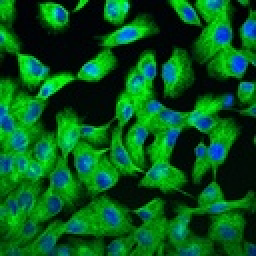
%> input picture CW2/q1-Cells/FluorescentCells.jpg, 128 x 128 px, shrunk from 640 x 640 before the run (shown 2 times larger)
$ octave testGMM_segmentation.m   (GNU Octave 9; MATLAB toolbox functions it lacks are replaced by stand-ins)
%> lines starting %> are read from the running program, lines starting %| are printed output that depends on the picture; in (x1, y1, x2, y2) boxes, pixels count from 0 and x2, y2 are one past the last pixel; in counts of white or black regions, pixels touching at a corner belong together; the program's own positions count from 1
### CW2/q1-Cells/GaussianMixtureModel.m
function [Z, Mu, LK,PKX, Sigma] = GaussianMixtureModel( X, K, tol, display, Mu, Sigma)
% Uses the EM algorithm to use the Gaussian Mixture model to fit to the
% data
% INPUTS:      X: M x N points of data to be segmented using a gaussians
%              K: Number of clusts. Default set to 3.
%             Mu: Optional inital conditions for the starting cluster means
%          Sigma: Optional inital starting cluster variance
% OUTPUTS:     Z: Contains the centroid vector for each data point
%             Mu: Defines the cluster means for each centroid vector
%             Lk: The Likelihood
%            PKX: Matrix (N X K) The probability of point X_n to be in
%            cluster k
%          Sigma: Variance matrices of the K gaussians

[M,N] = size(X); % Get dimensions of data and gaussians to be fit

if (nargin < 2) K = 3; end              % If K is not given
if (nargin < 3) tol = 1e-4; end         % If tol is not given
if (nargin < 4) display = false; end    % If display is not specified
if (nargin < 5) Mu = zeros(M,K); iMu = true; end    % If Mu not given
if (nargin < 6) Sigma = zeros(M,M,K); iSigma = true; end   % If Sigma not given

PKX = zeros(N,K); % Centroid vector for each X point
Pk = ones(K,1); % To store prior probabilities
Z = zeros(N,1);  % Inicator for each X point

% STARTING CONDITIONS: Equally spaced cluster means
if iMu == true
    for m = 1:M
        mmax = max(X(m,:));
        mmin = min(X(m,:));
        mdiff = mmax - mmin;
        Mu(m,:) = mdiff*rand(1,K);
    end
end
if iSigma == true
    for m = 1:M
        Sigma(m,m,:) = 10^(-M)*ones(1,1,K);
    end
end

% Variables to compare if clusters have stopped moving
Mu_new = Mu;
Sigma_new = Sigma;
iters = 0;
n1 = 0;
while (true)
    if (display) tic; end % Start the clock for each iteration if display is on

    % E-Step: Compute expectations
    for k = 1:K
        sqrt_Sigma = 1/ sqrt( det( Sigma(:,:,k) ) );
        Xminus =  X - Mu(:,k);
        invSX = -0.5 * (Sigma(:,:,k) \ Xminus);
        PKX(:,k) = Pk(k) * sqrt_Sigma * exp( dot(Xminus,invSX,1));
    end
    PKX = PKX ./ sum(PKX,2);  % Normalize posterior

    for k = 1:K
        Pk(k) = sum(PKX(:,k)) / N;
    end

    % M-Step: Maximise parameters values based on the likelihood function
    for k = 1:K
        Mu_new(:,k) = 0; % Compute new values for Cluster centers
        PKXX = X;
        for m = 1:M
            PKXX(m,:) = PKX(:,k) .* X(m,:)';
        end
        Mu_new(:,k) = Mu_new(:,k) + sum( PKXX, 2) / sum( PKX(:,k) );

        Sigma_new(:,:,k) = 0; % Compute new values for Cluster variances
        Xminus = X - Mu_new(:,k);
        PKXminus = Xminus;
        for m = 1:M
           PKXminus(m,:) = PKX(:,k) .* Xminus(m,:)';
        end
        Sigma_new(:,:,k) = Sigma_new(:,:,k) + PKXminus * Xminus' / sum( PKX(:,k) );
        % Incase sigma is a non invertible matrix
        if rcond(Sigma_new(:,:,k)) < 10^(-5*M)
            for m = 1:M
                Sigma_new(m,m,k) = 1;
            end
        end
    end

    n2 = norm(Mu_new - Mu); % norm to check if the solution has converged
    if (n2 <  tol) || (abs(n1 - n2) < tol) % Stop once converged
        Mu = Mu_new;
        Sigma = Sigma_new;
        break
    else
        n1 = n2;
        Mu = Mu_new;
        Sigma = Sigma_new;
    end

    if (display) % Display variables if asked for
        toc
        display(n2)
        iters = iters + 1;
        display(iters)
    end
end


% Get indicator variables
for n = 1:N
    [~,index] = max(PKX(n,:));
    Z(n) = index;
end
% Compute LogLikelihood
LK = 0;
for k = 1:K
    LK = LK - Pk(k) * N * log( det( Sigma(:,:,k) ) ) / 2;
    Xminus =  X(:,:) - Mu(:,k);
    invSX = (Sigma(:,:,k) \ Xminus);
    LK = LK -  (1/2) * sum( PKX(:,k)' .* dot(Xminus,invSX,1));
    LK = LK + 0.5 * Pk(k) * N * log(Pk(k));
% [4 lines of commented-out code are left out]
end

end

### CW2/q1-Cells/plotImage.m
function [] = makeImage( Z, Mu, K, Nx, Ny )
%MAKEIMAGE Converts the indicator varaibles and K Cluster centers, Mu, into
% an image of size Nx by Ny.

Z = reshape(Z, Nx, Ny);

% Convert cluster data back to image data
img_K = zeros(Nx,Ny,3);
for x = 1:Nx
    for y = 1:Ny
        for k = 1:K
            if Z(x,y) == k
                img_K(x,y,1) = Mu(1,k);
                img_K(x,y,2) = Mu(2,k);
                img_K(x,y,3) = Mu(3,k);
            end
        end
    end
end
img_K = uint8(img_K * 255);
imshow(img_K);

end

### CW2/q1-Cells/testGMM_segmentation.m
img = imread('FluorescentCells.jpg'); % Load the image and format it
%> img is the input picture: size 128x128x3 uint8; mean R, G, B 4.7, 88.1, 27.6
img = double(img);
%> img: size 128x128x3 double
[Nx,Ny,M] = size(img);
%> Nx = 128; Ny = 128; M = 3
N = Nx * Ny;
%> N = 16384
X = reshape(img, N,M)';
X = X/255;
% Initalize arrays needed to store data
K_vals = 2:10;
Nk = length(K_vals);
Z = cell(Nk,1);
Mu = cell(Nk,1);
LK = zeros(Nk,1);
TimeTaken = zeros(Nk,1);

% scatter3(X(1,:),X(2,:),X(3,:),[],sum(X)); xlabel('R'),ylabel('G'),zlabel('B')
% title('Scatter Plot in the RBG space of the Image pixels')

% Compute Gaussian Mixture Model for each value of K
for K = K_vals
    tic;
    [Z{K-1}, Mu{K-1}, LK(K-1), Proba, Sigma] = GaussianMixtureModel(X,K,1e-3);
    TimeTaken(K-1) = toc
end
%> after the loop, LK = [119070.5; 119705.9; 131616.6; 123278.9; 129041.8; 123601.2; 125387.8; 144158.1; 130619]; Mu = 9 items; TimeTaken = [0.133; 0.151; 0.187; 0.142; 0.165; 0.245; 0.405; 0.245; 0.163]; Z = 9 items

Mu1 = Mu{K-1};
%> Mu1 = 10 columns, first 8: [0.00297 0.0744 0.00217 0.015 0.0416 0.079 0.0549 0.012; 0.0809 0.875 0.383 0.429 0.615 0.738 0.81 0.406; 0.0134 0.623 0.604 0.272 0.0905 0.644 0.359 0.0265]
Cvec = reshape(Proba, Nx, Ny, K);
img_K = zeros(Nx,Ny,M);
for x = 1:Nx
    for y = 1:Ny
        for k = 1:K
                img_K(x,y,1) = img_K(x,y,1) + Cvec(x,y,k) * Mu1(1,k);
                img_K(x,y,2) = img_K(x,y,2) + Cvec(x,y,k) * Mu1(2,k);
                img_K(x,y,3) = img_K(x,y,3) + Cvec(x,y,k) * Mu1(3,k);
        end
    end
end
% Plot results
img_K = uint8(img_K * 255);
%> img_K: size 128x128x3 uint8
figure();
subplot(1,2,1);
imshow(img_K);
title('Image reproduced using probabilites (soft clustering) K = 10');
subplot(1,2,2);
plotImage(Z{K-1},Mu{K-1},K,Nx,Ny);
%> after the loop in makeImage, `for x = 1:Nx`:
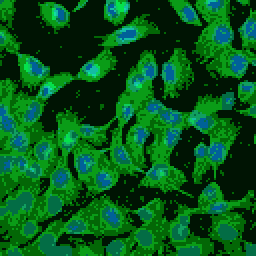
%> img_K: size 128x128x3 double (shown 2 times larger); mean R, G, B 0.0179, 0.343, 0.105
title('Image reproduced using indicator variables (hard clustering) K = 10');

figure();
plot(K_vals,-LK,'x-');
title('GMM: Negative LogLikelihood vs K'); xlabel('K'); ylabel(' Negative LogLikelihood')
%> after `ylabel(' Negative LogLikelihood')`:
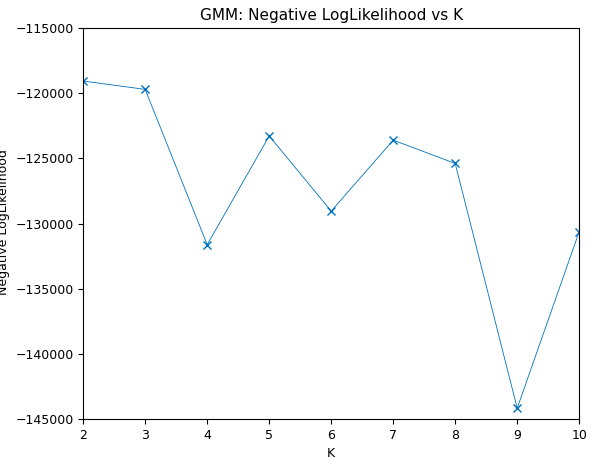
%> figure redrawn from the program's plot data

figure();
subplot(1,4,1);
plotImage(Z{2-1},Mu{2-1},2,Nx,Ny);
%> call 2 of makeImage, with Mu = [0.0379 0.00536; 0.533 0.222; 0.246 0.0178], K = 2, Nx = 128, Ny = 128
%> in makeImage (call 2), `Z = reshape(Z, Nx, Ny);`:
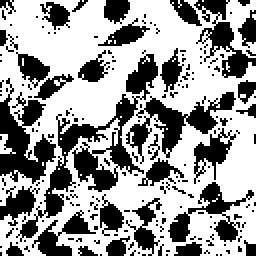
%> Z: size 128x128 double (shown 2 times larger); values 1 (black) and 2 (white), 60.8% white; 199 black regions (169 under 20 px), largest, box (x1, y1, x2, y2) and area: (8, 27, 79, 121) 1236, (0, 39, 28, 92) 701, (63, 46, 118, 82) 603
title(['Image Segmentation using K-Means, K: ',num2str(2)]);
subplot(1,4,2);
plotImage(Z{3-1},Mu{3-1},3,Nx,Ny);
%> call 3 of makeImage, with K = 3, Nx = 128, Ny = 128
%> in makeImage (call 3), `Z = reshape(Z, Nx, Ny);`:
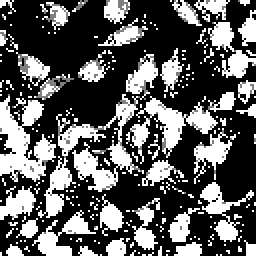
%> Z: size 128x128 double (shown 2 times larger); min 1, max 3, mean 1.72; drawn with min black and max white
%> after the loop in makeImage (call 3), `for x = 1:Nx`:
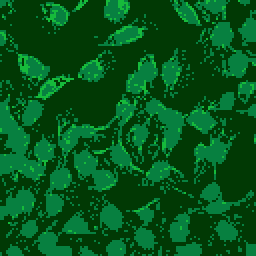
%> img_K: size 128x128x3 double (shown 2 times larger); mean R, G, B 0.0174, 0.341, 0.107
title(['Image Segmentation using K-Means, K: ',num2str(3)]);
subplot(1,4,3);
plotImage(Z{5-1},Mu{5-1},5,Nx,Ny);
%> call 4 of makeImage, with K = 5, Nx = 128, Ny = 128
%> in makeImage (call 4), `Z = reshape(Z, Nx, Ny);`:
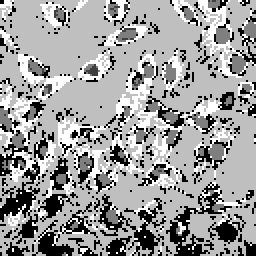
%> Z: size 128x128 double (shown 2 times larger); min 1, max 5, mean 3.46; drawn with min black and max white
%> after the loop in makeImage (call 4), `for x = 1:Nx`:
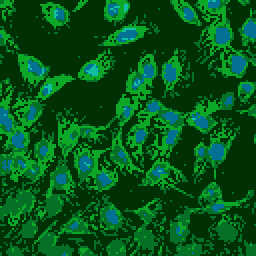
%> img_K: size 128x128x3 double (shown 2 times larger); mean R, G, B 0.0178, 0.342, 0.107
title(['Image Segmentation using K-Means, K: ',num2str(5)]);
subplot(1,4,4);
plotImage(Z{10-1},Mu{10-1},10,Nx,Ny);
title(['Image Segmentation using K-Means, K: ',num2str(10)]);
